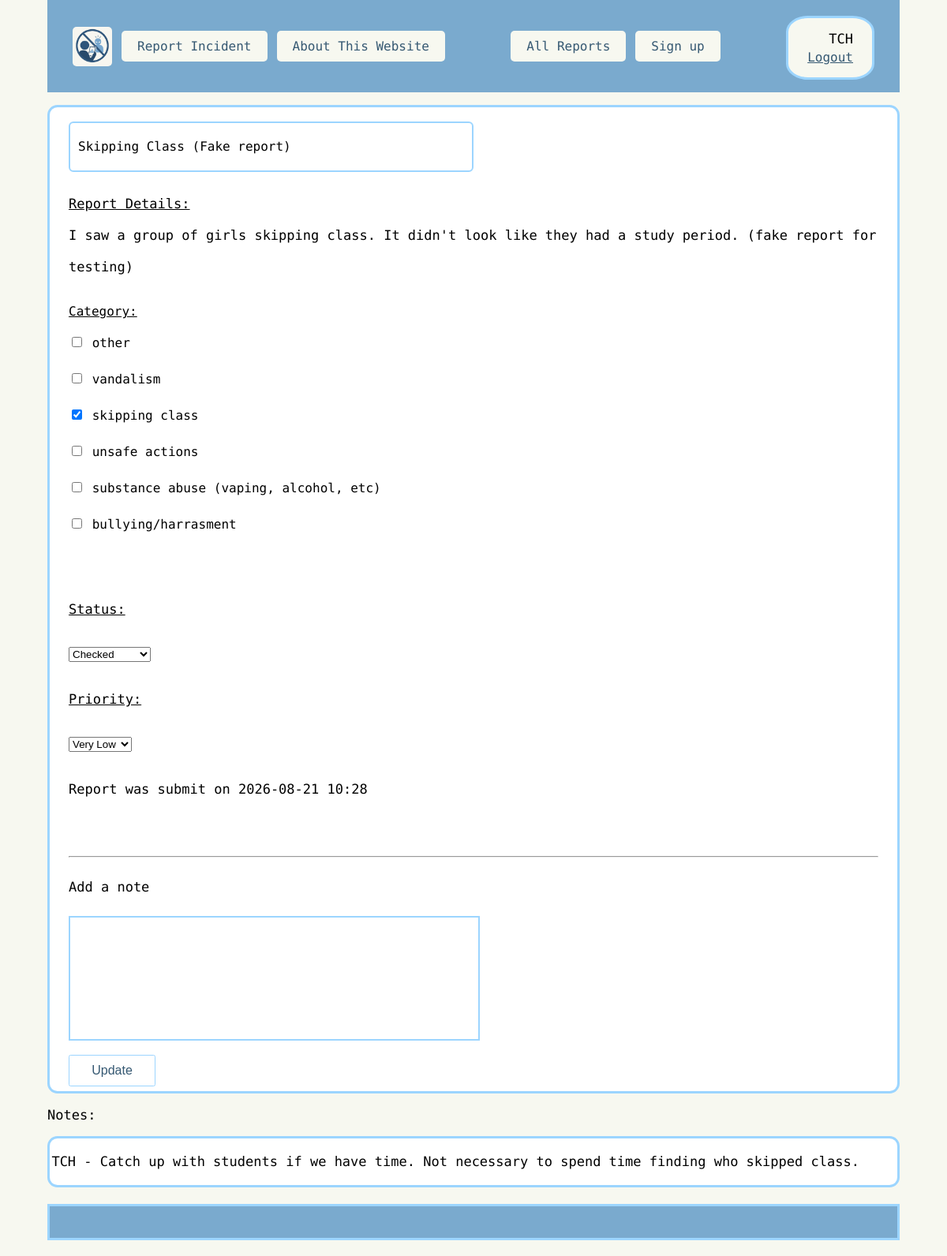
The app's page /edit/3 (signed in) with its own data.
### routes.py (models this page shows, shortened)
class User(UserMixin, db.Model):
    __tablename__ = "User"
    user_id = db.Column(db.Integer, primary_key=True)
    user_name = db.Column(db.String, nullable=False, unique=True)
    password = db.Column(db.String, nullable=False)
    teacher_code = db.Column(db.String, nullable=False, unique=True)
    admin = db.Column(db.Integer, nullable=False, default=0)

class Reports(db.Model):
    __tablename__ = "Reports"
    report_id = db.Column(db.Integer, primary_key=True)
    report_title = db.Column(db.String, nullable=False)
    report_detail = db.Column(db.String, nullable=False)
    report_time = db.Column(db.String, nullable=False)
    status_id = db.Column(
        db.Integer,
        db.ForeignKey("Status.status_id"),
        nullable=True
        )
    status = db.relationship("Status", backref="reports")
    priority_id = db.Column(
        db.Integer,
        db.ForeignKey("Priority.priority_id"),
        nullable=True
        )
    priority = db.relationship("Priority", backref="reports")
    types = db.relationship("Type", secondary=Report_Type, backref="reports")

class Type(db.Model):
    __tablename__ = "Type"
    type_id = db.Column(db.Integer, primary_key=True)
    type = db.Column(db.String, nullable=False)

class Notes(db.Model):
    __tablename__ = "Notes"
    note_id = db.Column(db.Integer, primary_key=True)
    note = db.Column(db.String, nullable=False)
    report_id = db.Column(
        db.Integer, db.ForeignKey("Reports.report_id"), nullable=False
    )
    report = db.relationship("Reports", backref="notes")
    user_id = db.Column(
        db.Integer, db.ForeignKey("User.user_id"), nullable=False
    )
    user = db.relationship("User", backref="notes")

### routes.py (the view, shortened to what this page needs)
@app.route("/edit/<int:report_id>", methods=["GET", "POST"])
@login_required  # only be accessed if the user is logged in
def edit(report_id):
    form = EditForm()
    report_to_update = Reports.query.get_or_404(report_id)
    form.type.choices = [(str(rt.type_id), rt.type) for rt in Type.query.all()]
    form.status.choices = [
        (str(s.status_id), s.status) for s in Status.query.all()
        ]
    form.priority.choices = [
        (str(p.priority_id), p.priority) for p in Priority.query.all()
        ]
    if request.method == "GET":
        form.title.data = report_to_update.report_title
        form.note.data = ""
        form.status.data = str(report_to_update.status_id)
        form.priority.data = str(report_to_update.priority_id)
        form.type.data = [str(t.type_id) for t in report_to_update.types]
    return render_template(
        "edit_report.html",
        form=form,
        report_to_update=report_to_update,
    )

### routes.py
class EditForm(FlaskForm):
    title = StringField("title", validators=[
        DataRequired(message="A title is required"),
        Length(
            min=5,
            max=50,
            message="The title must be between 5 and 50 characters"
            ),
    ])
    status = SelectField("status", choices=[])
    type = MultiCheckboxField(
        "type",
        choices=[],
        validators=[
            DataRequired(message="Please select a category"),
        ],
        )
    priority = SelectField("priority", choices=[])
    note = TextAreaField("note", validators=[
        Length(max=500, message="Your note is too long.")
    ])
    update = SubmitField("Update")

### routes.py (called while the page is built)
@login_manager.user_loader
def load_user(user_id):  # look for user based on user_id
    return User.query.get(user_id)

### templates/edit_report.html (shortened to what this page needs)
{%extends "layout.html"%}
{%block content%}
<div class="words">
    <form method="POST" novalidate>
            {{ form.title(class_="form-control title-field") }}
        <p>
            <u>Report Details:</u><br>
            {{report_to_update.report_detail}}
        </p>
        <ul>
            <u>Category:</u><br>
            {% for subfield in form.type %}
                <li>{{ subfield() }} {{ subfield.label }}</li>
            {% endfor %}
        </ul>
        <br>
        <p><u>Status:</u></p>
        {{ form.status(class_="form-control") }}
        <br>
        <p><u>Priority:</u></p>
        {{ form.priority(class_="form-control") }}
        <br>
        <p>Report was submit on {{ report_to_update.report_time }}</p>
        <br>
        <hr>
        <p>Add a note</p>
        {{ form.note(class_="form-control note-textarea") }}
        <br>
        {{ form.update(class_="form_button") }}
</form>
</div>
    <p>Notes: </p>
    {% if report_to_update.notes %}
            {% for note in report_to_update.notes|reverse %}
            <div class="notes">
                <p>{{ note.user.teacher_code}} - {{ note.note }}</p>
            </div>
            {% endfor %}
    {% else %}
        <p>No notes yet.</p>
    {% endif %}
{% endblock%}

### templates/header.html
<nav>
    <div class="nav-left">
        <a href="{{ url_for('report') }}" class="link"><img class="logo" src="/static/images/Logo.png" alt="Logo" ></a>
        <a href="{{ url_for('report') }}" class="h_link">Report Incident</a>
        <a href="{{ url_for('about') }}" class="h_link">About This Website</a>
    </div>
    {% if current_user.is_authenticated %}
        <div class="nav-right">
            <a href="{{ url_for('view') }}" class="h_link">All Reports</a>
            {% if current_user.admin == 1 %}
            <a href="{{ url_for('signup') }}" class="h_link">Sign up</a>
            {% endif %}
        </div>
        <div class="user_info">
            <p>{{ current_user.teacher_code }}</p>
            <a href="{{ url_for('logout') }}" class="link" >Logout</a>
        </div>
    {% elif  not current_user.is_authenticated %}
        <a href="{{ url_for('login') }}" class="h_link">teacher login</a>
    {% endif %}
</nav>

### static/style.css (style rules this page uses)
html, body { font-family: "Victor Mono", monospace; margin-top: 0px; margin-bottom: 0px; }
a { color: #355872; }
p { font-size: 17px; }
form input, form textarea { margin-bottom: 3px; }
.words { display: grid; align-items: center; gap: 1rem; border: 3px solid #9CD5FF; background-color: white; border-radius: 0.8rem; margin-top: 1rem; margin-bottom: 1rem; padding: 0.15rem 1.5rem; overflow-wrap: break-word; line-height:2.5rem; }
.logo { width: auto; height: 50px; vertical-align: middle; border-radius: 5px; }
header nav { display: flex; align-items: center; justify-content: space-between; gap: 1rem; flex-wrap: wrap; }
.nav-right { display: flex; align-items: center; gap: 0.75rem; flex-wrap: wrap; }
.nav-left { display: flex; align-items: center; gap: 0.75rem; flex-wrap: wrap; }
.h_link { background-color: #F7F8F0; padding: 10px 20px; border-radius: 5px; text-decoration: none; color: #355872; }
.user_info { display: flex; flex-direction: column; align-items: flex-end; gap: 0.25rem; margin-top: 0.25rem; border: 3px solid #9CD5FF; padding: 1rem 1.5rem; background-color: #F7F8F0; border-radius: 25%; }
.user_info p { margin: 0; }
body { background-color: #F7F8F0; margin-left: 5%; margin-right: 5%; }
.notes { display: flex; align-items: center; justify-content: space-between; gap: 1rem; min-width: 0; border: 3px solid #9CD5FF; padding: 0.15rem; background-color: white; border-radius: 0.8rem; margin-bottom: 1rem; }
.notes p { min-width: 0; overflow-wrap: anywhere; word-break: break-word; }
.note-textarea { border: 2px solid #9CD5FF; font: inherit; width: 100%; max-width: 50%; height: 150px; resize: none; }
.title-field { max-width: 50%; margin-top:1rem; border: 2px solid #9CD5FF; border-radius: 6px; box-sizing: border-box; font: inherit; padding: 10px; width: 100%; }
form ul { list-style: none; padding: 0; margin: 10px 0; }
form li { margin-bottom: 6px; }
.form_button { background-color: white; padding: 10px 18px; border-radius: 2.5px; text-decoration: none; color: #355872; border: 1px solid #9CD5FF; font-size: 1rem; min-width: 110px; }

### records on screen
User: teacher_code "TCH"
Reports: report_detail "I saw a group of girls skipping class. It didn't look like they had a study period. (fake report for testing)", report_time "2026-08-21 10:28"
Type: label "other"
Type: label "vandalism"
Type: label "skipping class"
Type: label "unsafe actions"
Type: label "substance abuse (vaping, alcohol, etc)"
Type: label "bullying/harrasment"
Notes: user.teacher_code "TCH", note "Catch up with students if we have time. Not necessary to spend time finding who skipped class."
